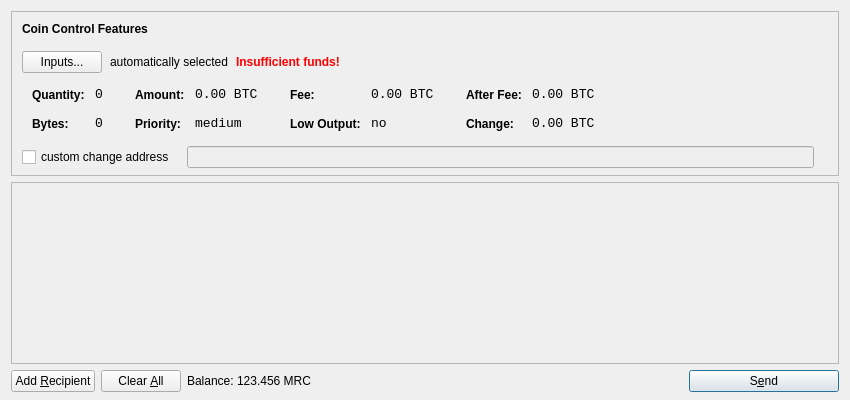
<?xml version="1.0" encoding="UTF-8"?>
<ui version="4.0">
 <class>SendCoinsDialog</class>
 <widget class="QDialog" name="SendCoinsDialog">
  <property name="geometry">
   <rect>
    <x>0</x>
    <y>0</y>
    <width>850</width>
    <height>400</height>
   </rect>
  </property>
  <property name="windowTitle">
   <string>Send Coins</string>
  </property>
  <layout class="QVBoxLayout" name="verticalLayout" stretch="0,1,0">
   <property name="bottomMargin">
    <number>8</number>
   </property>
   <item>
    <widget class="QFrame" name="frameCoinControl">
     <property name="sizePolicy">
      <sizepolicy hsizetype="Expanding" vsizetype="Expanding">
       <horstretch>0</horstretch>
       <verstretch>0</verstretch>
      </sizepolicy>
     </property>
     <property name="maximumSize">
      <size>
       <width>16777215</width>
       <height>16777215</height>
      </size>
     </property>
     <property name="frameShape">
      <enum>QFrame::StyledPanel</enum>
     </property>
     <property name="frameShadow">
      <enum>QFrame::Sunken</enum>
     </property>
     <layout class="QVBoxLayout" name="verticalLayoutCoinControl2">
      <property name="spacing">
       <number>-1</number>
      </property>
      <property name="leftMargin">
       <number>0</number>
      </property>
      <property name="topMargin">
       <number>0</number>
      </property>
      <property name="rightMargin">
       <number>0</number>
      </property>
      <property name="bottomMargin">
       <number>6</number>
      </property>
      <item>
       <layout class="QVBoxLayout" name="verticalLayoutCoinControl" stretch="0,0,0,0,1">
        <property name="spacing">
         <number>0</number>
        </property>
        <property name="leftMargin">
         <number>10</number>
        </property>
        <property name="topMargin">
         <number>10</number>
        </property>
        <item>
         <layout class="QHBoxLayout" name="horizontalLayoutCoinControl1">
          <property name="bottomMargin">
           <number>15</number>
          </property>
          <item>
           <widget class="QLabel" name="labelCoinControlFeatures">
            <property name="sizePolicy">
             <sizepolicy hsizetype="Preferred" vsizetype="Maximum">
              <horstretch>0</horstretch>
              <verstretch>0</verstretch>
             </sizepolicy>
            </property>
            <property name="font">
             <font>
              <weight>75</weight>
              <bold>true</bold>
             </font>
            </property>
            <property name="styleSheet">
             <string notr="true">font-weight:bold;</string>
            </property>
            <property name="text">
             <string>Coin Control Features</string>
            </property>
           </widget>
          </item>
         </layout>
        </item>
        <item>
         <layout class="QHBoxLayout" name="horizontalLayoutCoinControl2" stretch="0,0,0,0">
          <property name="spacing">
           <number>8</number>
          </property>
          <property name="bottomMargin">
           <number>10</number>
          </property>
          <item>
           <widget class="QPushButton" name="pushButtonCoinControl">
            <property name="styleSheet">
             <string notr="true"/>
            </property>
            <property name="text">
             <string>Inputs...</string>
            </property>
           </widget>
          </item>
          <item>
           <widget class="QLabel" name="labelCoinControlAutomaticallySelected">
            <property name="text">
             <string>automatically selected</string>
            </property>
            <property name="margin">
             <number>5</number>
            </property>
           </widget>
          </item>
          <item>
           <widget class="QLabel" name="labelCoinControlInsuffFunds">
            <property name="font">
             <font>
              <weight>75</weight>
              <bold>true</bold>
             </font>
            </property>
            <property name="styleSheet">
             <string notr="true">color:red;font-weight:bold;</string>
            </property>
            <property name="text">
             <string>Insufficient funds!</string>
            </property>
            <property name="margin">
             <number>5</number>
            </property>
           </widget>
          </item>
          <item>
           <spacer name="horizontalSpacerCoinControl">
            <property name="orientation">
             <enum>Qt::Horizontal</enum>
            </property>
            <property name="sizeHint" stdset="0">
             <size>
              <width>40</width>
              <height>1</height>
             </size>
            </property>
           </spacer>
          </item>
         </layout>
        </item>
        <item>
         <widget class="QWidget" name="widgetCoinControl" native="true">
          <property name="sizePolicy">
           <sizepolicy hsizetype="Preferred" vsizetype="Preferred">
            <horstretch>0</horstretch>
            <verstretch>0</verstretch>
           </sizepolicy>
          </property>
          <property name="minimumSize">
           <size>
            <width>0</width>
            <height>0</height>
           </size>
          </property>
          <property name="styleSheet">
           <string notr="true"/>
          </property>
          <layout class="QHBoxLayout" name="horizontalLayoutCoinControl5">
           <property name="margin">
            <number>0</number>
           </property>
           <item>
            <layout class="QHBoxLayout" name="horizontalLayoutCoinControl3" stretch="0,0,0,1">
             <property name="spacing">
              <number>20</number>
             </property>
             <property name="topMargin">
              <number>0</number>
             </property>
             <property name="bottomMargin">
              <number>10</number>
             </property>
             <item>
              <layout class="QFormLayout" name="formLayoutCoinControl1">
               <property name="horizontalSpacing">
                <number>10</number>
               </property>
               <property name="verticalSpacing">
                <number>14</number>
               </property>
               <property name="leftMargin">
                <number>10</number>
               </property>
               <property name="topMargin">
                <number>4</number>
               </property>
               <property name="rightMargin">
                <number>6</number>
               </property>
               <item row="0" column="0">
                <widget class="QLabel" name="labelCoinControlQuantityText">
                 <property name="styleSheet">
                  <string notr="true">font-weight:bold;</string>
                 </property>
                 <property name="text">
                  <string>Quantity:</string>
                 </property>
                 <property name="margin">
                  <number>0</number>
                 </property>
                </widget>
               </item>
               <item row="0" column="1">
                <widget class="QLabel" name="labelCoinControlQuantity">
                 <property name="font">
                  <font>
                   <family>Monospace</family>
                   <pointsize>10</pointsize>
                  </font>
                 </property>
                 <property name="cursor">
                  <cursorShape>IBeamCursor</cursorShape>
                 </property>
                 <property name="contextMenuPolicy">
                  <enum>Qt::ActionsContextMenu</enum>
                 </property>
                 <property name="text">
                  <string notr="true">0</string>
                 </property>
                 <property name="margin">
                  <number>0</number>
                 </property>
                 <property name="textInteractionFlags">
                  <set>Qt::LinksAccessibleByMouse|Qt::TextSelectableByKeyboard|Qt::TextSelectableByMouse</set>
                 </property>
                </widget>
               </item>
               <item row="1" column="0">
                <widget class="QLabel" name="labelCoinControlBytesText">
                 <property name="styleSheet">
                  <string notr="true">font-weight:bold;</string>
                 </property>
                 <property name="text">
                  <string>Bytes:</string>
                 </property>
                </widget>
               </item>
               <item row="1" column="1">
                <widget class="QLabel" name="labelCoinControlBytes">
                 <property name="font">
                  <font>
                   <family>Monospace</family>
                   <pointsize>10</pointsize>
                  </font>
                 </property>
                 <property name="cursor">
                  <cursorShape>IBeamCursor</cursorShape>
                 </property>
                 <property name="contextMenuPolicy">
                  <enum>Qt::ActionsContextMenu</enum>
                 </property>
                 <property name="text">
                  <string notr="true">0</string>
                 </property>
                 <property name="textInteractionFlags">
                  <set>Qt::LinksAccessibleByMouse|Qt::TextSelectableByKeyboard|Qt::TextSelectableByMouse</set>
                 </property>
                </widget>
               </item>
              </layout>
             </item>
             <item>
              <layout class="QFormLayout" name="formLayoutCoinControl2">
               <property name="horizontalSpacing">
                <number>10</number>
               </property>
               <property name="verticalSpacing">
                <number>14</number>
               </property>
               <property name="leftMargin">
                <number>6</number>
               </property>
               <property name="topMargin">
                <number>4</number>
               </property>
               <property name="rightMargin">
                <number>6</number>
               </property>
               <item row="0" column="0">
                <widget class="QLabel" name="labelCoinControlAmountText">
                 <property name="styleSheet">
                  <string notr="true">font-weight:bold;</string>
                 </property>
                 <property name="text">
                  <string>Amount:</string>
                 </property>
                 <property name="margin">
                  <number>0</number>
                 </property>
                </widget>
               </item>
               <item row="0" column="1">
                <widget class="QLabel" name="labelCoinControlAmount">
                 <property name="font">
                  <font>
                   <family>Monospace</family>
                   <pointsize>10</pointsize>
                  </font>
                 </property>
                 <property name="cursor">
                  <cursorShape>IBeamCursor</cursorShape>
                 </property>
                 <property name="contextMenuPolicy">
                  <enum>Qt::ActionsContextMenu</enum>
                 </property>
                 <property name="text">
                  <string notr="true">0.00 BTC</string>
                 </property>
                 <property name="textInteractionFlags">
                  <set>Qt::LinksAccessibleByMouse|Qt::TextSelectableByKeyboard|Qt::TextSelectableByMouse</set>
                 </property>
                </widget>
               </item>
               <item row="1" column="0">
                <widget class="QLabel" name="labelCoinControlPriorityText">
                 <property name="styleSheet">
                  <string notr="true">font-weight:bold;</string>
                 </property>
                 <property name="text">
                  <string>Priority:</string>
                 </property>
                </widget>
               </item>
               <item row="1" column="1">
                <widget class="QLabel" name="labelCoinControlPriority">
                 <property name="font">
                  <font>
                   <family>Monospace</family>
                   <pointsize>10</pointsize>
                  </font>
                 </property>
                 <property name="cursor">
                  <cursorShape>IBeamCursor</cursorShape>
                 </property>
                 <property name="contextMenuPolicy">
                  <enum>Qt::ActionsContextMenu</enum>
                 </property>
                 <property name="text">
                  <string>medium</string>
                 </property>
                 <property name="textInteractionFlags">
                  <set>Qt::LinksAccessibleByMouse|Qt::TextSelectableByKeyboard|Qt::TextSelectableByMouse</set>
                 </property>
                </widget>
               </item>
              </layout>
             </item>
             <item>
              <layout class="QFormLayout" name="formLayoutCoinControl3">
               <property name="horizontalSpacing">
                <number>10</number>
               </property>
               <property name="verticalSpacing">
                <number>14</number>
               </property>
               <property name="leftMargin">
                <number>6</number>
               </property>
               <property name="topMargin">
                <number>4</number>
               </property>
               <property name="rightMargin">
                <number>6</number>
               </property>
               <item row="0" column="0">
                <widget class="QLabel" name="labelCoinControlFeeText">
                 <property name="styleSheet">
                  <string notr="true">font-weight:bold;</string>
                 </property>
                 <property name="text">
                  <string>Fee:</string>
                 </property>
                 <property name="margin">
                  <number>0</number>
                 </property>
                </widget>
               </item>
               <item row="0" column="1">
                <widget class="QLabel" name="labelCoinControlFee">
                 <property name="font">
                  <font>
                   <family>Monospace</family>
                   <pointsize>10</pointsize>
                  </font>
                 </property>
                 <property name="cursor">
                  <cursorShape>IBeamCursor</cursorShape>
                 </property>
                 <property name="contextMenuPolicy">
                  <enum>Qt::ActionsContextMenu</enum>
                 </property>
                 <property name="text">
                  <string notr="true">0.00 BTC</string>
                 </property>
                 <property name="textInteractionFlags">
                  <set>Qt::LinksAccessibleByMouse|Qt::TextSelectableByKeyboard|Qt::TextSelectableByMouse</set>
                 </property>
                </widget>
               </item>
               <item row="1" column="0">
                <widget class="QLabel" name="labelCoinControlLowOutputText">
                 <property name="styleSheet">
                  <string notr="true">font-weight:bold;</string>
                 </property>
                 <property name="text">
                  <string>Low Output:</string>
                 </property>
                </widget>
               </item>
               <item row="1" column="1">
                <widget class="QLabel" name="labelCoinControlLowOutput">
                 <property name="font">
                  <font>
                   <family>Monospace</family>
                   <pointsize>10</pointsize>
                  </font>
                 </property>
                 <property name="cursor">
                  <cursorShape>IBeamCursor</cursorShape>
                 </property>
                 <property name="contextMenuPolicy">
                  <enum>Qt::ActionsContextMenu</enum>
                 </property>
                 <property name="text">
                  <string>no</string>
                 </property>
                 <property name="textInteractionFlags">
                  <set>Qt::LinksAccessibleByMouse|Qt::TextSelectableByKeyboard|Qt::TextSelectableByMouse</set>
                 </property>
                </widget>
               </item>
              </layout>
             </item>
             <item>
              <layout class="QFormLayout" name="formLayoutCoinControl4">
               <property name="horizontalSpacing">
                <number>10</number>
               </property>
               <property name="verticalSpacing">
                <number>14</number>
               </property>
               <property name="leftMargin">
                <number>6</number>
               </property>
               <property name="topMargin">
                <number>4</number>
               </property>
               <property name="rightMargin">
                <number>6</number>
               </property>
               <item row="0" column="0">
                <widget class="QLabel" name="labelCoinControlAfterFeeText">
                 <property name="styleSheet">
                  <string notr="true">font-weight:bold;</string>
                 </property>
                 <property name="text">
                  <string>After Fee:</string>
                 </property>
                 <property name="margin">
                  <number>0</number>
                 </property>
                </widget>
               </item>
               <item row="0" column="1">
                <widget class="QLabel" name="labelCoinControlAfterFee">
                 <property name="font">
                  <font>
                   <family>Monospace</family>
                   <pointsize>10</pointsize>
                  </font>
                 </property>
                 <property name="cursor">
                  <cursorShape>IBeamCursor</cursorShape>
                 </property>
                 <property name="contextMenuPolicy">
                  <enum>Qt::ActionsContextMenu</enum>
                 </property>
                 <property name="text">
                  <string notr="true">0.00 BTC</string>
                 </property>
                 <property name="textInteractionFlags">
                  <set>Qt::LinksAccessibleByMouse|Qt::TextSelectableByKeyboard|Qt::TextSelectableByMouse</set>
                 </property>
                </widget>
               </item>
               <item row="1" column="0">
                <widget class="QLabel" name="labelCoinControlChangeText">
                 <property name="styleSheet">
                  <string notr="true">font-weight:bold;</string>
                 </property>
                 <property name="text">
                  <string>Change:</string>
                 </property>
                </widget>
               </item>
               <item row="1" column="1">
                <widget class="QLabel" name="labelCoinControlChange">
                 <property name="font">
                  <font>
                   <family>Monospace</family>
                   <pointsize>10</pointsize>
                  </font>
                 </property>
                 <property name="cursor">
                  <cursorShape>IBeamCursor</cursorShape>
                 </property>
                 <property name="contextMenuPolicy">
                  <enum>Qt::ActionsContextMenu</enum>
                 </property>
                 <property name="text">
                  <string notr="true">0.00 BTC</string>
                 </property>
                 <property name="textInteractionFlags">
                  <set>Qt::LinksAccessibleByMouse|Qt::TextSelectableByKeyboard|Qt::TextSelectableByMouse</set>
                 </property>
                </widget>
               </item>
              </layout>
             </item>
            </layout>
           </item>
          </layout>
         </widget>
        </item>
        <item>
         <layout class="QHBoxLayout" name="horizontalLayoutCoinControl4" stretch="0,0,0">
          <property name="spacing">
           <number>12</number>
          </property>
          <property name="sizeConstraint">
           <enum>QLayout::SetDefaultConstraint</enum>
          </property>
          <property name="topMargin">
           <number>5</number>
          </property>
          <property name="rightMargin">
           <number>5</number>
          </property>
          <item>
           <widget class="QCheckBox" name="checkBoxCoinControlChange">
            <property name="text">
             <string>custom change address</string>
            </property>
           </widget>
          </item>
          <item>
           <widget class="QLineEdit" name="lineEditCoinControlChange">
            <property name="enabled">
             <bool>false</bool>
            </property>
            <property name="sizePolicy">
             <sizepolicy hsizetype="Expanding" vsizetype="Fixed">
              <horstretch>0</horstretch>
              <verstretch>0</verstretch>
             </sizepolicy>
            </property>
           </widget>
          </item>
          <item>
           <widget class="QLabel" name="labelCoinControlChangeLabel">
            <property name="sizePolicy">
             <sizepolicy hsizetype="Preferred" vsizetype="Expanding">
              <horstretch>0</horstretch>
              <verstretch>0</verstretch>
             </sizepolicy>
            </property>
            <property name="minimumSize">
             <size>
              <width>0</width>
              <height>0</height>
             </size>
            </property>
            <property name="text">
             <string/>
            </property>
            <property name="margin">
             <number>3</number>
            </property>
           </widget>
          </item>
         </layout>
        </item>
        <item>
         <spacer name="verticalSpacerCoinControl">
          <property name="orientation">
           <enum>Qt::Vertical</enum>
          </property>
          <property name="sizeHint" stdset="0">
           <size>
            <width>800</width>
            <height>1</height>
           </size>
          </property>
         </spacer>
        </item>
       </layout>
      </item>
     </layout>
    </widget>
   </item>
   <item>
    <widget class="QScrollArea" name="scrollArea">
     <property name="widgetResizable">
      <bool>true</bool>
     </property>
     <widget class="QWidget" name="scrollAreaWidgetContents">
      <property name="geometry">
       <rect>
        <x>0</x>
        <y>0</y>
        <width>830</width>
        <height>165</height>
       </rect>
      </property>
      <layout class="QVBoxLayout" name="verticalLayout_2">
       <property name="margin">
        <number>0</number>
       </property>
       <item>
        <layout class="QVBoxLayout" name="entries">
         <property name="spacing">
          <number>6</number>
         </property>
        </layout>
       </item>
       <item>
        <spacer name="verticalSpacer">
         <property name="orientation">
          <enum>Qt::Vertical</enum>
         </property>
         <property name="sizeHint" stdset="0">
          <size>
           <width>20</width>
           <height>40</height>
          </size>
         </property>
        </spacer>
       </item>
      </layout>
     </widget>
    </widget>
   </item>
   <item>
    <layout class="QHBoxLayout" name="horizontalLayout">
     <item>
      <widget class="QPushButton" name="addButton">
       <property name="toolTip">
        <string>Send to multiple recipients at once</string>
       </property>
       <property name="text">
        <string>Add &amp;Recipient</string>
       </property>
       <property name="icon">
        <iconset resource="../bitcoin.qrc">
         <normaloff>:/icons/add</normaloff>:/icons/add</iconset>
       </property>
       <property name="autoDefault">
        <bool>false</bool>
       </property>
      </widget>
     </item>
     <item>
      <widget class="QPushButton" name="clearButton">
       <property name="sizePolicy">
        <sizepolicy hsizetype="Minimum" vsizetype="Fixed">
         <horstretch>0</horstretch>
         <verstretch>0</verstretch>
        </sizepolicy>
       </property>
       <property name="toolTip">
        <string>Remove all transaction fields</string>
       </property>
       <property name="text">
        <string>Clear &amp;All</string>
       </property>
       <property name="icon">
        <iconset resource="../bitcoin.qrc">
         <normaloff>:/icons/remove</normaloff>:/icons/remove</iconset>
       </property>
       <property name="autoRepeatDelay">
        <number>300</number>
       </property>
       <property name="autoDefault">
        <bool>false</bool>
       </property>
      </widget>
     </item>
     <item>
      <layout class="QHBoxLayout" name="horizontalLayout_2">
       <property name="spacing">
        <number>3</number>
       </property>
       <item>
        <widget class="QLabel" name="label">
         <property name="text">
          <string>Balance:</string>
         </property>
        </widget>
       </item>
       <item>
        <widget class="QLabel" name="labelBalance">
         <property name="cursor">
          <cursorShape>IBeamCursor</cursorShape>
         </property>
         <property name="text">
          <string>123.456 MRC</string>
         </property>
         <property name="textInteractionFlags">
          <set>Qt::LinksAccessibleByMouse|Qt::TextSelectableByKeyboard|Qt::TextSelectableByMouse</set>
         </property>
        </widget>
       </item>
      </layout>
     </item>
     <item>
      <spacer name="horizontalSpacer">
       <property name="orientation">
        <enum>Qt::Horizontal</enum>
       </property>
       <property name="sizeHint" stdset="0">
        <size>
         <width>40</width>
         <height>20</height>
        </size>
       </property>
      </spacer>
     </item>
     <item>
      <widget class="QPushButton" name="sendButton">
       <property name="minimumSize">
        <size>
         <width>150</width>
         <height>0</height>
        </size>
       </property>
       <property name="toolTip">
        <string>Confirm the send action</string>
       </property>
       <property name="text">
        <string>S&amp;end</string>
       </property>
       <property name="icon">
        <iconset resource="../bitcoin.qrc">
         <normaloff>:/icons/send</normaloff>:/icons/send</iconset>
       </property>
       <property name="default">
        <bool>true</bool>
       </property>
      </widget>
     </item>
    </layout>
   </item>
  </layout>
 </widget>
 <resources>
  <include location="../bitcoin.qrc"/>
 </resources>
 <connections/>
</ui>
